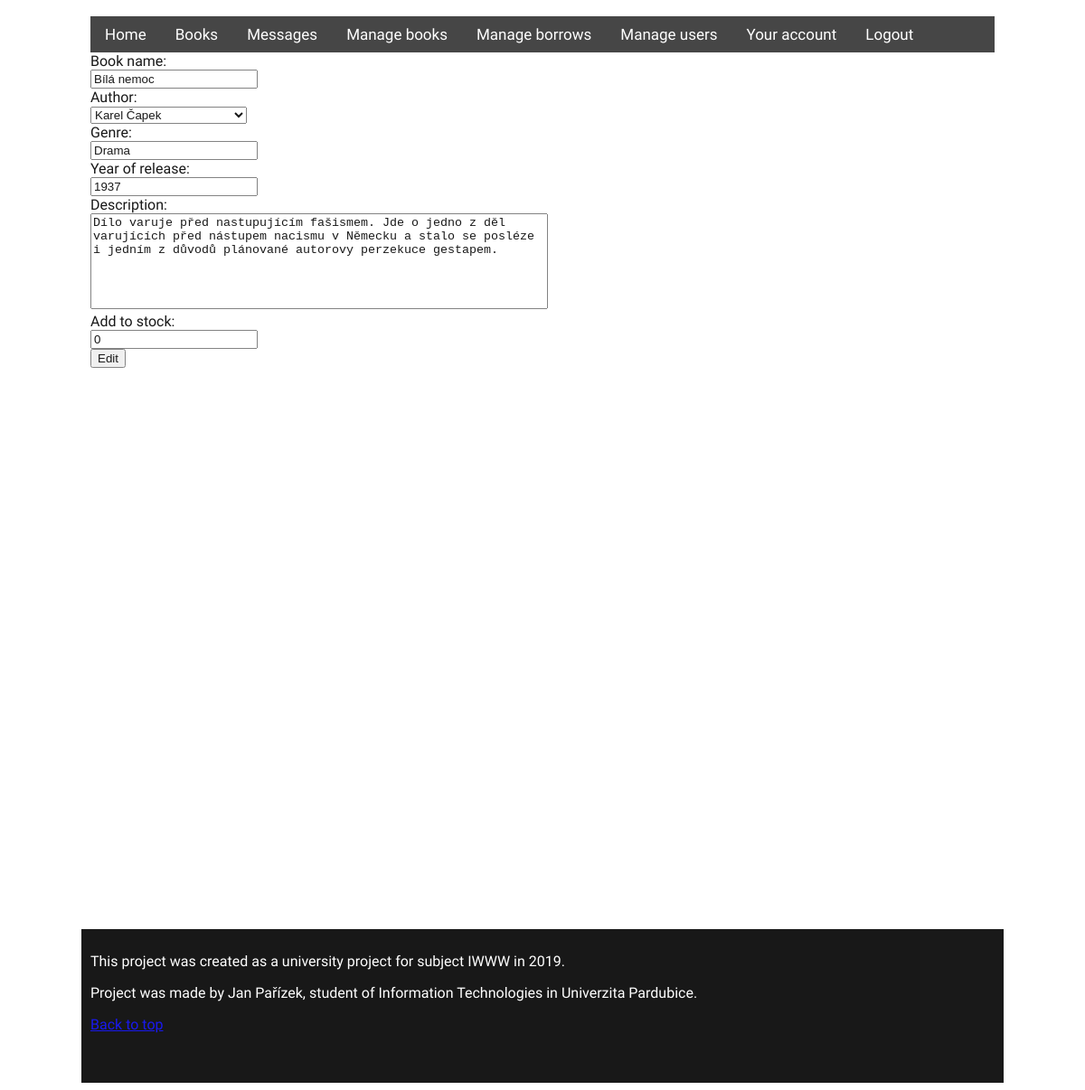
The page /code/index.php?page=editbook&idbook=7 (signed in) on the database its author committed.
### tables this page shows
CREATE TABLE IF NOT EXISTS `knihy` (
  `id` int(11) NOT NULL,
  `autor_id` int(11) NOT NULL,
  `nazev` varchar(40) NOT NULL,
  `zanr` varchar(30) NOT NULL,
  `popis` varchar(400) DEFAULT NULL,
  `skladem` int(11) NOT NULL,
  `pocetKs` int(11) NOT NULL,
  `rokVydani` int(11) DEFAULT NULL,
  `disabled` int(11) NOT NULL
);

### code/pages/editBook.php (the view, shortened to what this page needs)
<?php
if (isset($_GET["idbook"]) && getRole($_SESSION["id"]) != 'zakaznik') {
    $idbook = $_GET["idbook"];
    $servername = "sql2.webzdarma.cz";
    $username = "st52545webzd2482";
    $password = "Databaze1";
    $dbname = 'st52545webzd2482';
    $conn = new mysqli($servername, $username, $password, $dbname);
    $sql = "SELECT  k.nazev, k.popis, k.rokVydani, k.zanr, k.pocetKs, k.skladem, a.id, a.jmeno, a.prijmeni FROM knihy k JOIN autori a ON k.autor_id=a.id WHERE k.id = " . $idbook;
    $result = $conn->query($sql);
    $row = $result->fetch_assoc();
    $bookname = $row["nazev"];
    $desc = $row["popis"];
    $genre = $row["zanr"];
    $year = $row["rokVydani"];
}
else {
    header("Refresh:0; url=../index.php");
}
?>
<div class="register_form">
<form method="post" action="">
    Book name:<br> <input name="bookform" type="text" value="<?php echo $bookname;?>"><br>
    Author:<br> <select name="authorform">
        <?php
        $sql3 = "SELECT id, jmeno, prijmeni, id FROM autori ORDER BY prijmeni";
        $result3 = $conn->query($sql3);
        if ($result3->num_rows > 0) {
            while ($row3 = $result3->fetch_assoc()) {
                $aid = $row3["id"];
                $aname = $row3["jmeno"];
                $asurname = $row3["prijmeni"];
                $afullname = $aname .' '. $asurname;
                echo '<option value="'.$aid.'">'.$afullname.'</option>';
            }
        }
        ?>
    </select><br>
    Genre:<br> <input  name="genreform" type="text" value="<?php echo $genre ;?>"><br>
    Year of release:<br> <input  name="yearform" type="number" value="<?php echo $year ;?>"><br>
    Description:<br> <textarea  name="descform" type="text"><?php echo $desc ;?></textarea><br>
    Add to stock:<br> <input  name="stockform" type="number" value="0"><br>
    <input type="submit" value="Edit" name="edit">
</form>
</div>

### code/styles/style.css (style rules this page uses)
body { font-family: "Sarabun"; background-image: url("https://i.imgur.com/P1TLR6t.jpg"); background-repeat: no-repeat; background-size: auto; position: relative; }
textarea { width: 500px; height: 100px; resize: none; }

### rows shown on the page
knihy: bookform "Bílá nemoc", genreform "Drama", yearform "1937", descform "Dílo varuje před nastupujícím fašismem. Jde o jedno z děl varujících před nástupem nacismu v Německu a stalo se posléze i jedním z důvodů plánované autorovy perzekuce gestapem."

### other values the page prints
form field authorform "Karel Čapek"
